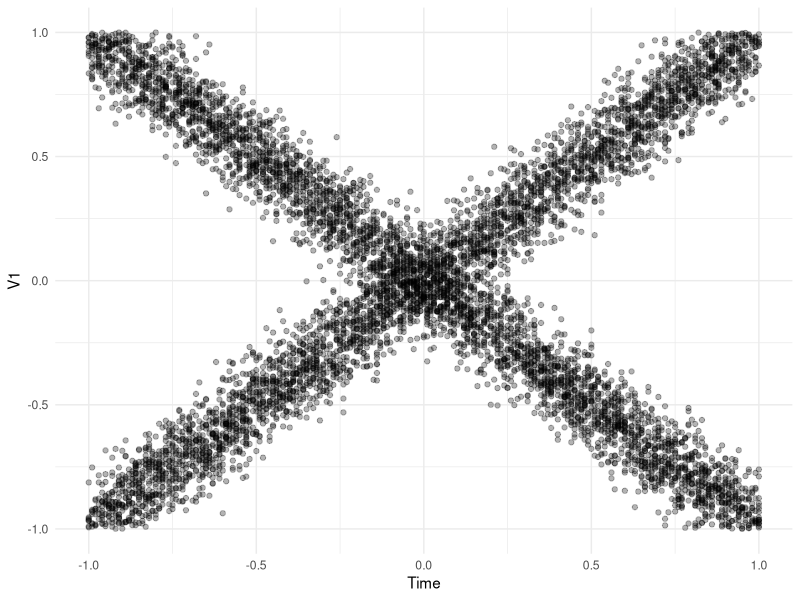
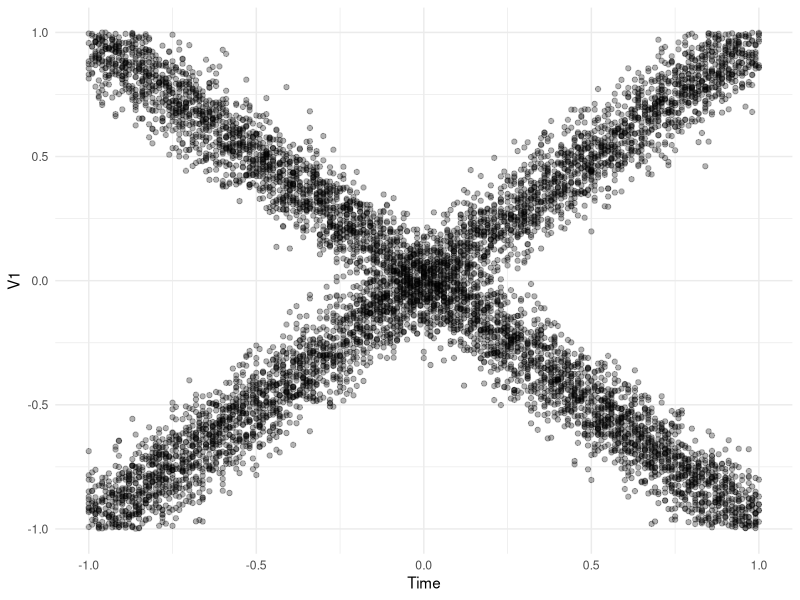
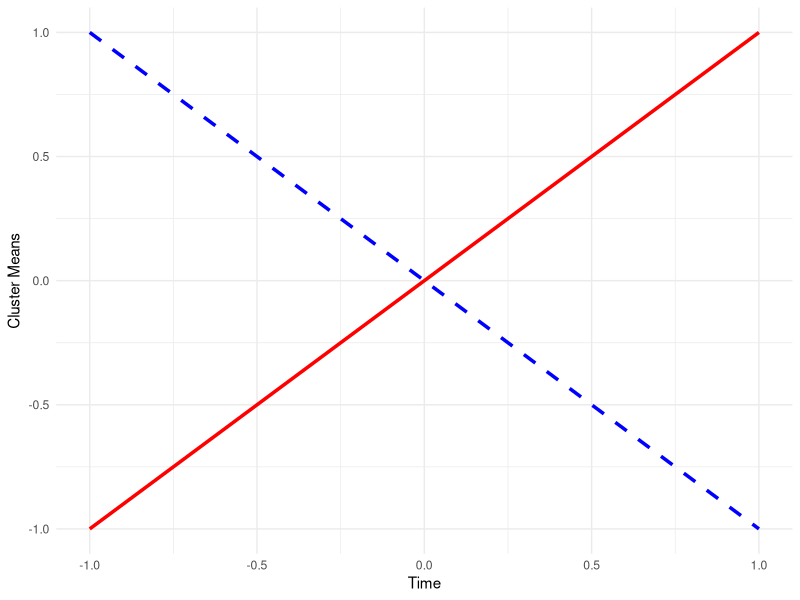
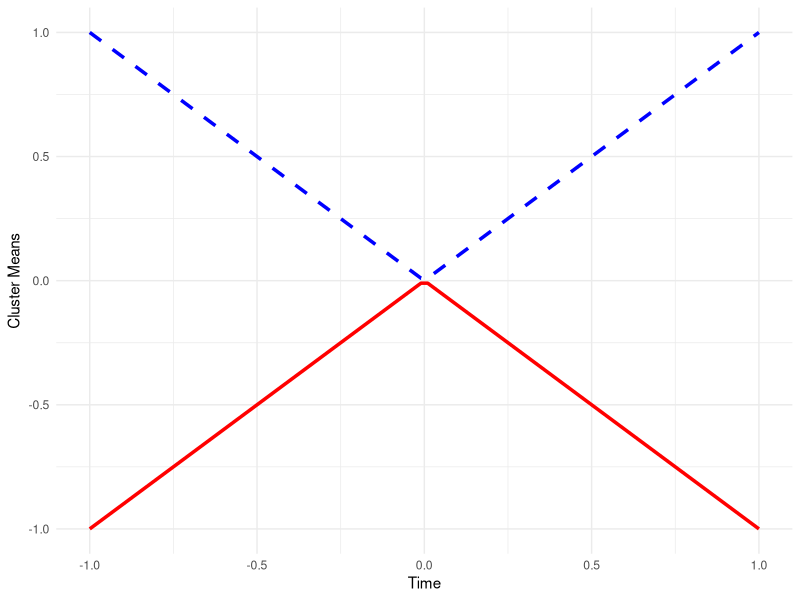
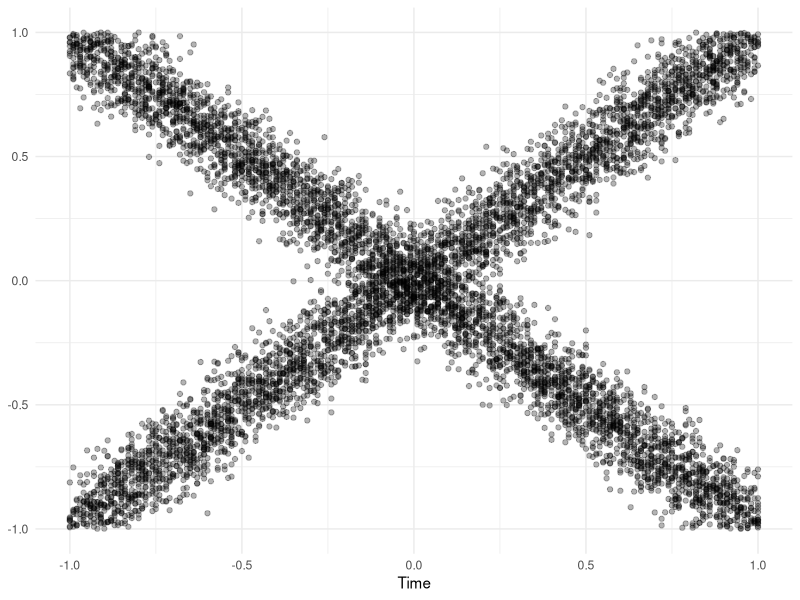
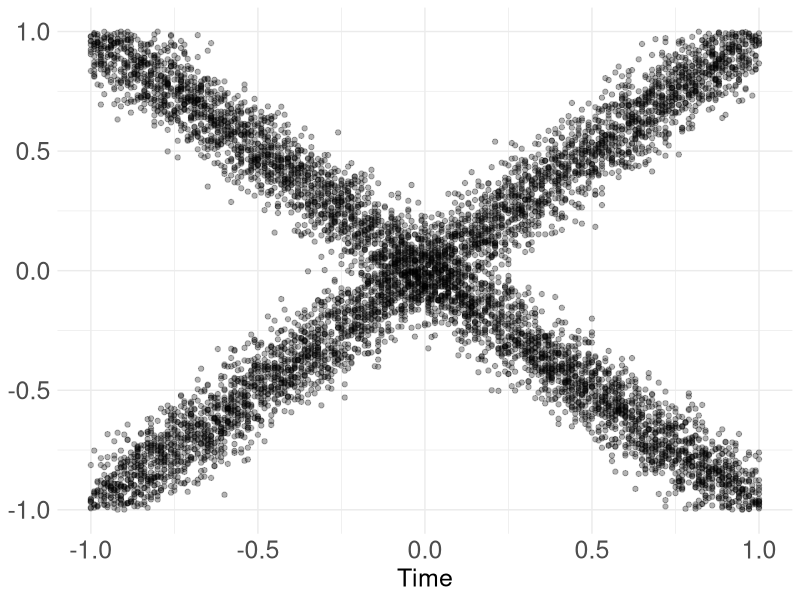
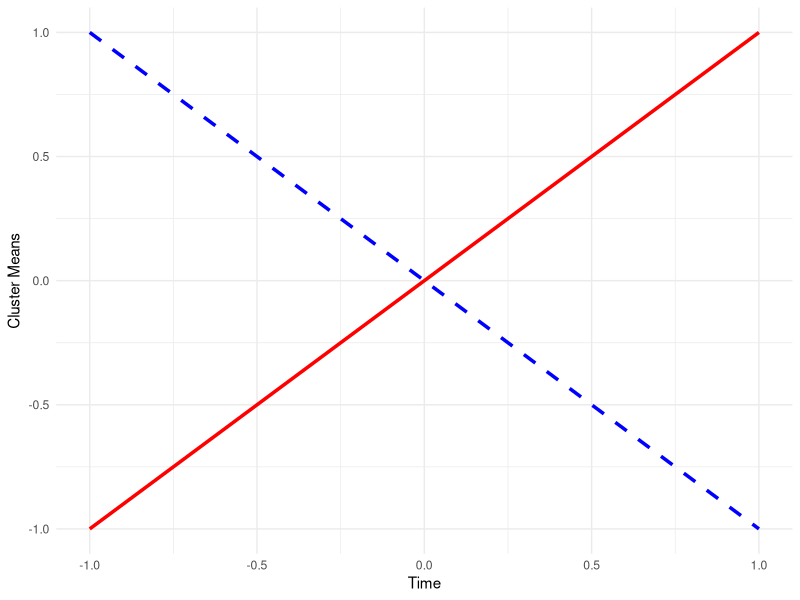
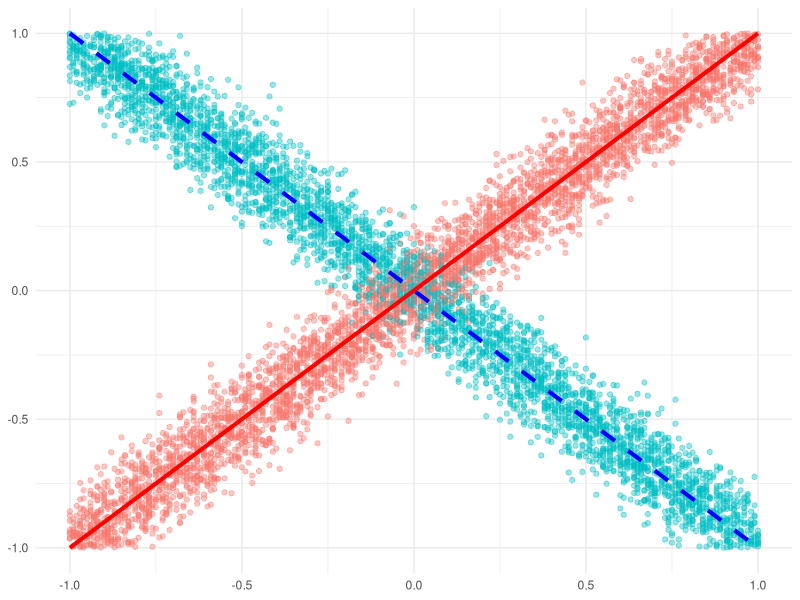

These figures' R source, in order:
library(mvtnorm)
library(ggplot2)
library(tibble)
library(dplyr)
library(purrr)

# 1) Data-generation function:
#    Note: Sigma_function must return a 4D array of dimensions
#    [length(times), K, d, d] even for univariate data.
generate_smooth_gauss_mix_cross <- function(mu_function,
                                            Sigma_function,
                                            pi_function,
                                            times,
                                            num_points) {
  # Evaluate functions at all time points:
  mu    <- mu_function(times)     # dimensions: [length(times), K, d]
  Sigma <- Sigma_function(times)    # dimensions: [length(times), K, d, d]
  pi    <- pi_function(times)       # dimensions: [length(times), K]
  
  K <- ncol(pi)        # Number of mixture components
  d <- dim(mu)[3]      # Dimensionality of the data
  N <- length(times)   # Number of time points
  
  # Pre-allocate lists:
  z       <- vector("list", N)
  y       <- vector("list", N)
  biomass <- vector("list", N)
  
  # Loop over time points:
  for (i in seq_len(N)) {
    n_i <- num_points[i]
    
    # Draw component labels based on mixture probabilities:
    z[[i]] <- apply(stats::rmultinom(n_i, 1, pi[i, ]) == 1, 2, which)
    
    # Allocate storage for the data at this time:
    y[[i]] <- matrix(NA, n_i, d)
    biomass[[i]] <- abs(rnorm(n_i, mean = 0.01, sd = sqrt(0.001)))
    
    # Generate data for each mixture component:
    for (k in seq_len(K)) {
      these <- z[[i]] == k
      if (!any(these)) next
      
      if (d == 1) {
        # Univariate normal: interpret Sigma[i,k,1,1] as the variance.
        y[[i]][these, ] <- stats::rnorm(
          n    = sum(these),
          mean = mu[i, k, ],
          sd   = sqrt(Sigma[i, k, 1, 1])
        )
      } else {
        # Multivariate normal:
        y[[i]][these, ] <- mvtnorm::rmvnorm(
          n     = sum(these),
          mean  = mu[i, k, ],
          sigma = Sigma[i, k, , ]
        )
      }
    }
  }
  
  list(
    y       = y,
    z       = z,
    mu      = mu,
    Sigma   = Sigma,
    pi      = pi,
    biomass = biomass,
    times   = times
  )
}

# 2) Plotting function:
#    For the univariate case, we construct a tibble with an explicit “V1” column.
plot_data_cross <- function(dat) {
  if (!("times" %in% names(dat))) {
    stop("dat must include a 'times' element.")
  }
  
  the_times <- dat$times
  the_y     <- dat$y
  
  # For univariate data, each y[[i]] is a matrix with one column.
  df <- map2_dfr(
    .x = the_y,
    .y = the_times,
    .f = function(mat, tval) {
      tibble(V1 = as.vector(mat[, 1]), time = tval)
    }
  )
  
  ggplot(df, aes(x = time, y = V1)) +
    geom_point(alpha = 0.3) +
    labs(
      x = "Time",
      y = "V1"
      #title = "Raw Data (Mixture of Gaussians Over Time)"
    ) +
    scale_x_continuous(limits = c(-1, 1))
}

# 3) Example usage:
# Define times from -1 to 1 in steps of 0.01.
times <- seq(-1, 1, by = 0.01)
ntimes <- length(times)
num_points <- rep(40, ntimes)  # 40 points per time step

# Set number of clusters and dimension.
K <- 2  # two clusters
d <- 1  # univariate data

# Define the functions.
mu_function <- function(t) {
  # Create an array of dimensions [length(t), K, d].
  arr <- array(NA_real_, dim = c(length(t), K, d))
  arr[, 1, 1] <-  t   # For cluster 1, mean equals time.
  arr[, 2, 1] <- -t   # For cluster 2, mean equals negative time.
  arr
}

Sigma_function <- function(t) {
  # Return a constant variance of 0.1 for each component.
  array(0.01, dim = c(length(t), K, d, d))
}

pi_function <- function(t) {
  # Both clusters have constant proportions (0.5 each).
  matrix(0.5, nrow = length(t), ncol = K)
}

# Generate the data.
ex_data <- generate_smooth_gauss_mix_cross(
  mu_function    = mu_function,
  Sigma_function = Sigma_function,
  pi_function    = pi_function,
  times          = times,
  num_points     = num_points
)

plot_data_cross <- function(dat) {
  if (!("times" %in% names(dat))) {
    stop("dat must include a 'times' element.")
  }
  
  the_times <- dat$times
  the_y     <- dat$y
  
  # For univariate data, each y[[i]] is a matrix with one column.
  df <- map2_dfr(
    .x = the_y,
    .y = the_times,
    .f = function(mat, tval) {
      tibble(V1 = as.vector(mat[, 1]), time = tval)
    }
  )
  
  ggplot(df, aes(x = time, y = V1)) +
    geom_point(color = "black", alpha = 0.3) +  # Match aesthetics
    labs(
      x = expression("Time"),
      y = expression("V1")
    ) +
    scale_x_continuous(limits = c(-1, 1)) +
    scale_y_continuous(limits = c(-1, 1)) +  # Match the y-axis range
    theme_minimal()
}

# Plot the generated data.
plot_data_cross(ex_data)


library(ggplot2)

p_raw <- plot_data_cross(ex_data) + labs(y = NULL)

ggsave(
  "raw_crossing_ex.png",   # overwrite or rename as needed
  plot   = p_raw,
  width  = 1026, height = 673,  # identical pixel size to the old file
  units  = "px",
  dpi    = 100,                 # bump to 600 for print-ready output
  bg     = "white"
)



### Bigger numbers on axis ###
library(ggplot2)
library(purrr)
library(tibble)

plot_data_cross <- function(dat,
                            axis_text_size  = 18,   # << bigger tick numbers
                            axis_title_size = 18) { # << bigger “Time” label
  if (!("times" %in% names(dat))) {
    stop("dat must include a 'times' element.")
  }
  
  df <- map2_dfr(dat$y, dat$times,
                 ~ tibble(V1 = as.vector(.x[, 1]), time = .y))
  
  ggplot(df, aes(time, V1)) +
    geom_point(colour = "black", alpha = 0.3) +
    scale_x_continuous(limits = c(-1, 1)) +
    scale_y_continuous(limits = c(-1, 1)) +
    labs(x = "Time", y = NULL) +             # << x-axis label
    theme_minimal() +
    theme(
      axis.text  = element_text(size = axis_text_size),
      axis.title = element_text(size = axis_title_size, face = "plain")
    )
}

p_raw <- plot_data_cross(ex_data)

ggsave(
  "raw_crossing_theory.png",
  plot   = p_raw,
  width  = 1026, height = 673,  # keep identical pixel size
  units  = "px",
  dpi    = 100,                 # unchanged
  bg     = "white"
)


### End bigger numbers ### 

######################################################################
# 1) Data-generation function:
#    Note: Sigma_function must return a 4D array of dimensions
#    [length(times), K, d, d] even for univariate data.
generate_smooth_gauss_mix_cross <- function(mu_function,
                                            Sigma_function,
                                            pi_function,
                                            times,
                                            num_points) {
  # Evaluate functions at all time points:
  mu    <- mu_function(times)     # dimensions: [length(times), K, d]
  Sigma <- Sigma_function(times)    # dimensions: [length(times), K, d, d]
  pi    <- pi_function(times)       # dimensions: [length(times), K]
  
  K <- ncol(pi)        # Number of mixture components
  d <- dim(mu)[3]      # Dimensionality of the data
  N <- length(times)   # Number of time points
  
  # Pre-allocate lists:
  z       <- vector("list", N)
  y       <- vector("list", N)
  biomass <- vector("list", N)
  
  # Loop over time points:
  for (i in seq_len(N)) {
    n_i <- num_points[i]
    
    # Draw component labels based on mixture probabilities:
    z[[i]] <- apply(stats::rmultinom(n_i, 1, pi[i, ]) == 1, 2, which)
    
    # Allocate storage for the data at this time:
    y[[i]] <- matrix(NA, n_i, d)
    biomass[[i]] <- abs(rnorm(n_i, mean = 0.01, sd = sqrt(0.001)))
    
    # Generate data for each mixture component:
    for (k in seq_len(K)) {
      these <- z[[i]] == k
      if (!any(these)) next
      
      if (d == 1) {
        # Univariate normal: interpret Sigma[i,k,1,1] as the variance.
        y[[i]][these, ] <- stats::rnorm(
          n    = sum(these),
          mean = mu[i, k, ],
          sd   = sqrt(Sigma[i, k, 1, 1])
        )
      } else {
        # Multivariate normal:
        y[[i]][these, ] <- mvtnorm::rmvnorm(
          n     = sum(these),
          mean  = mu[i, k, ],
          sigma = Sigma[i, k, , ]
        )
      }
    }
  }
  
  list(
    y       = y,
    z       = z,
    mu      = mu,
    Sigma   = Sigma,
    pi      = pi,
    biomass = biomass,
    times   = times
  )
}

# 2) Plotting function:
#    For the univariate case, we construct a tibble with an explicit “V1” column.
plot_data_cross <- function(dat) {
  if (!("times" %in% names(dat))) {
    stop("dat must include a 'times' element.")
  }
  
  the_times <- dat$times
  the_y     <- dat$y
  
  # For univariate data, each y[[i]] is a matrix with one column.
  df <- map2_dfr(
    .x = the_y,
    .y = the_times,
    .f = function(mat, tval) {
      tibble(V1 = as.vector(mat[, 1]), time = tval)
    }
  )
  
  ggplot(df, aes(x = time, y = V1)) +
    geom_point(alpha = 0.3) +
    labs(
      x = "Time",
      y = "V1"
      #title = "Raw Data (Mixture of Gaussians Over Time)"
    ) +
    scale_x_continuous(limits = c(-1, 1))
}

# 3) Example usage:
# Define times from -1 to 1 in steps of 0.01.
times <- seq(-1, 1, by = 0.01)
ntimes <- length(times)
num_points <- rep(40, ntimes)  # 40 points per time step

# Set number of clusters and dimension.
K <- 2  # two clusters
d <- 1  # univariate data

# Define the functions.
mu_function <- function(t) {
  # Create an array of dimensions [length(t), K, d].
  arr <- array(NA_real_, dim = c(length(t), K, d))
  arr[, 1, 1] <-  t   # For cluster 1, mean equals time.
  arr[, 2, 1] <- -t   # For cluster 2, mean equals negative time.
  arr
}

Sigma_function <- function(t) {
  # Return a constant variance of 0.1 for each component.
  array(0.01, dim = c(length(t), K, d, d))
}

pi_function <- function(t) {
  # Both clusters have constant proportions (0.5 each).
  matrix(0.5, nrow = length(t), ncol = K)
}

# Generate the data.
ex_data <- generate_smooth_gauss_mix_cross(
  mu_function    = mu_function,
  Sigma_function = Sigma_function,
  pi_function    = pi_function,
  times          = times,
  num_points     = num_points
)
plot_data_cross <- function(dat) {
  if (!("times" %in% names(dat))) {
    stop("dat must include a 'times' element.")
  }
  
  the_times <- dat$times
  the_y     <- dat$y
  
  # For univariate data, each y[[i]] is a matrix with one column.
  df <- map2_dfr(
    .x = the_y,
    .y = the_times,
    .f = function(mat, tval) {
      tibble(V1 = as.vector(mat[, 1]), time = tval)
    }
  )
  
  ggplot(df, aes(x = time, y = V1)) +
    geom_point(color = "black", alpha = 0.3) +  # Match aesthetics
    labs(
      x = expression("Time"),
      y = expression("V1")
    ) +
    scale_x_continuous(limits = c(-1, 1)) +
    scale_y_continuous(limits = c(-1, 1)) +  # Match the y-axis range
    theme_minimal()
}

# Plot the generated data.
plot_data_cross(ex_data)


### 
library(ggplot2)

# Create a sequence of x values from -1 to 1
x_vals <- seq(-1, 1, length.out = 100)

# Define the y values for both plots
df1 <- data.frame(x = x_vals, y1 = x_vals, y2 = -x_vals)  # Linear functions
df2 <- data.frame(x = x_vals, y1 = abs(x_vals), y2 = -abs(x_vals))  # Absolute value functions

# First plot: Linear functions crossing
p1 <- ggplot(df1, aes(x = x)) +
  geom_line(aes(y = y1), color = "red", size = 1.2) +       # Red solid line
  geom_line(aes(y = y2), color = "blue", linetype = "dashed", size = 1.2) + # Blue dashed line
  xlim(-1, 1) + ylim(-1, 1) +
  labs(
    x = expression("Time"), 
    y = expression("Cluster Means")
  ) +
  theme_minimal()


p1
# Save first plot
ggsave("linear_functions.png", p1, width = 6, height = 4, dpi = 300)

# Second plot: Absolute value functions
p2 <- ggplot(df2, aes(x = x)) +
  geom_line(aes(y = y1), color = "blue", linetype = "dashed", size = 1.2) +  # Blue dashed abs(x)
  geom_line(aes(y = y2), color = "red", size = 1.2) +      # Red solid -abs(x)
  xlim(-1, 1) + ylim(-1, 1) +
  labs(
    x = expression("Time"), 
    y = expression("Cluster Means")
  ) +
  theme_minimal()
p2

library(dplyr)
library(purrr)
library(tibble)
library(ggplot2)

#### 1) Define the time grid and mixture parameters ####
times <- seq(-1, 1, by = 0.01)
ntimes <- length(times)
num_points <- rep(40, ntimes)  # 40 points per time step

K <- 2  # two clusters
d <- 1  # univariate data

Sigma_function <- function(t) {
  # Constant variance of 0.01 for each cluster and time point
  array(0.01, dim = c(length(t), K, d, d))
}

pi_function <- function(t) {
  # Equal mixture weights (0.5, 0.5)
  matrix(0.5, nrow = length(t), ncol = K)
}

#### 2) Define two different mean functions ####
#   a) Linear crossing: mu1 = t, mu2 = -t
mu_function_linear <- function(t) {
  arr <- array(NA_real_, dim = c(length(t), K, d))
  arr[, 1, 1] <- t      # cluster 1: y = t
  arr[, 2, 1] <- -t     # cluster 2: y = -t
  arr
}

#   b) Absolute value crossing: mu1 = |t|, mu2 = -|t|
mu_function_abs <- function(t) {
  arr <- array(NA_real_, dim = c(length(t), K, d))
  arr[, 1, 1] <- abs(t)   # cluster 1: y = |t|
  arr[, 2, 1] <- -abs(t)  # cluster 2: y = -|t|
  arr
}

#### 3) Generate data from each mean specification ####
ex_data_linear <- generate_smooth_gauss_mix_cross(
  mu_function    = mu_function_linear,
  Sigma_function = Sigma_function,
  pi_function    = pi_function,
  times          = times,
  num_points     = num_points
)

ex_data_abs <- generate_smooth_gauss_mix_cross(
  mu_function    = mu_function_abs,
  Sigma_function = Sigma_function,
  pi_function    = pi_function,
  times          = times,
  num_points     = num_points
)

#### 4) Convert each data set into a single tibble with cluster labels ####
# Note that ex_data$z[[i]] is the cluster label (1 or 2) for each point at time[i].
to_df <- function(dat) {
  map2_dfr(
    .x = dat$y,
    .y = seq_along(dat$y),
    .f = function(yi, i) {
      tibble(
        time    = dat$times[i],
        V1      = yi[, 1],
        cluster = factor(dat$z[[i]])  # cluster 1 or 2
      )
    }
  )
}

df_linear <- to_df(ex_data_linear)
df_abs    <- to_df(ex_data_abs)
p_linear <- ggplot(df_linear, aes(x = time, y = V1, color = cluster)) +
  geom_point(alpha = 0.4) +
  scale_x_continuous(limits = c(-1, 1)) +
  scale_y_continuous(limits = c(-1, 1)) +
  labs(
    x = "Time",
    y = "V1",
    title = "Linear Means (y = t, y = -t)"
  ) +
  theme_minimal()

p_abs <- ggplot(df_abs, aes(x = time, y = V1, color = cluster)) +
  geom_point(alpha = 0.4) +
  scale_x_continuous(limits = c(-1, 1)) +
  scale_y_continuous(limits = c(-1, 1)) +
  labs(
    x = "Time",
    y = "V1",
    title = "Absolute Value Means (y = |t|, y = -|t|)"
  ) +
  theme_minimal()



## ------------------------------------------------------------------
## 1  Overlay original mean curves … but strip all titles / axis labels
## ------------------------------------------------------------------

p_linear_comb <- p_linear +
  geom_line(data = df1, aes(x = x, y = y1),
            colour = "red",  linewidth = 1.4) +               # red solid
  geom_line(data = df1, aes(x = x, y = y2),
            colour = "blue", linetype = "dashed",
            linewidth = 1.4) +
  labs(title = NULL, x = NULL, y = NULL) +                    # remove titles
  theme_minimal() +
  theme(legend.position = "none",
        axis.title       = element_blank(),
        plot.title       = element_blank())

p_abs_comb <- p_abs +
  geom_line(data = df2, aes(x = x, y = y2),
            colour = "blue", linetype = "dashed",
            linewidth = 1.4) +                                # blue dashed
  geom_line(data = df2, aes(x = x, y = y1),
            colour = "red",  linewidth = 1.4) +               # red solid
  labs(title = NULL, x = NULL, y = NULL) +
  theme_minimal() +
  theme(legend.position = "none",
        axis.title       = element_blank(),
        plot.title       = element_blank())

## ------------------------------------------------------------------
## 2  Save at exactly 1026 × 673 px (dpi 100 avoids “squish”)
## ------------------------------------------------------------------

ggsave("linear_means_with_points.png",
       plot   = p_linear_comb,
       width  = 1026, height = 673,
       units  = "px", dpi = 100, bg = "white")

ggsave("abs_means_with_points.png",
       plot   = p_abs_comb,
       width  = 1026, height = 673,
       units  = "px", dpi = 100, bg = "white")


### Bigger labels: 

## ── tweak axis labels & font sizes ────────────────────────────────────────
big_axis_text  <- 18   # tick labels
big_axis_title <- 18   # “Time” label

p_linear_comb <- p_linear_comb +             # reuse existing object
  labs(x = "Time", y = NULL) +
  theme(
    axis.text  = element_text(size = big_axis_text),
    axis.title = element_text(size = big_axis_title, face = "plain")
  )

p_abs_comb <- p_abs_comb +
  labs(x = "Time", y = NULL) +
  theme(
    axis.text  = element_text(size = big_axis_text),
    axis.title = element_text(size = big_axis_title, face = "plain")
  )

## ── save (dimensions & dpi unchanged) ─────────────────────────────────────
ggsave("linear_means_with_points.png",
       plot   = p_linear_comb,
       width  = 1026, height = 673,
       units  = "px", dpi = 100, bg = "white")

ggsave("abs_means_with_points.png",
       plot   = p_abs_comb,
       width  = 1026, height = 673,
       units  = "px", dpi = 100, bg = "white")
